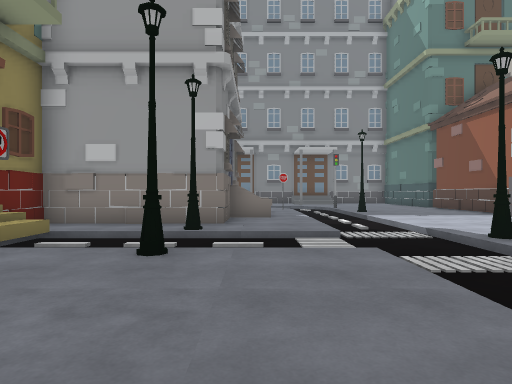
View 1 (above)

24 first-person views from a walk through a Unity game level. The camera is 1.3 m above the floor, looks level and sees 75° across. The floor is counted in squares, 2 m on a side. Each view is taken from the middle of a square. On the plan, view 1 faces up. The plan holds only what a view shows up to about 10 squares ahead; the rest is blank. The place goes on beyond the plan. Some animated figures are left out.

View 2
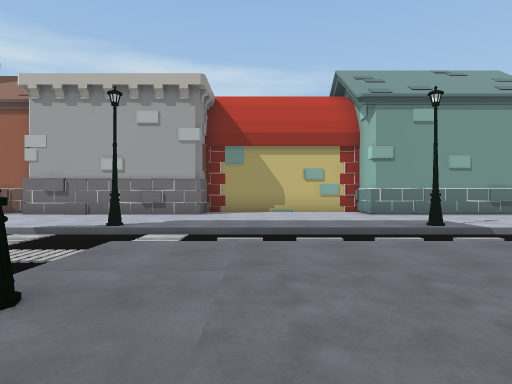

View 3
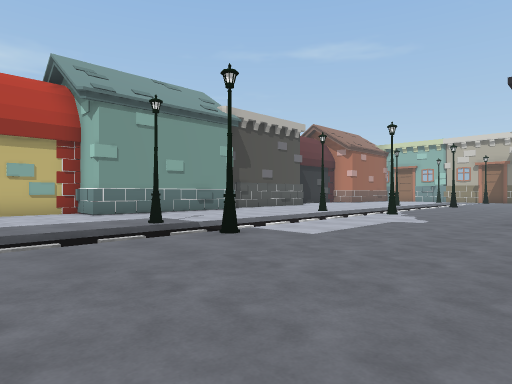

View 4
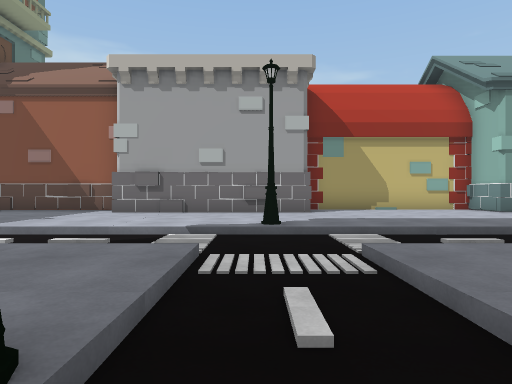

View 5
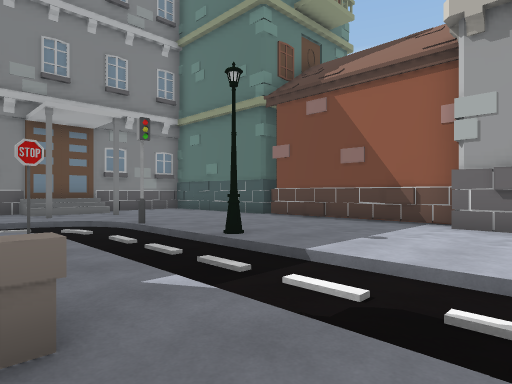

View 6
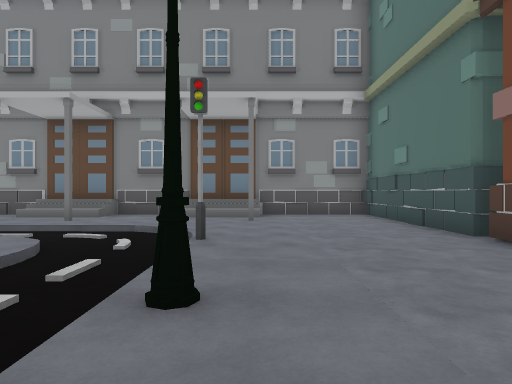

View 7
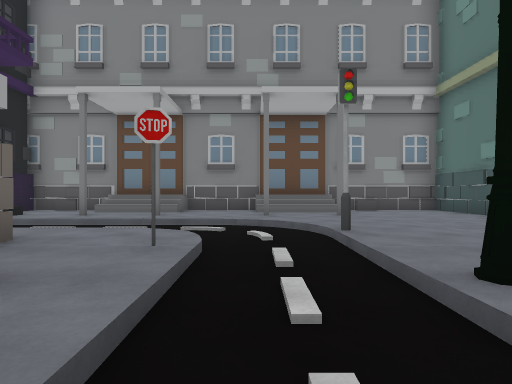

View 8
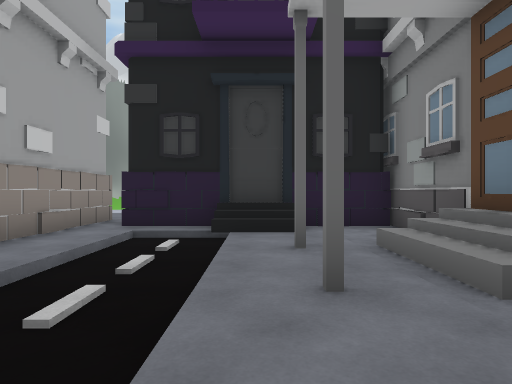

View 9
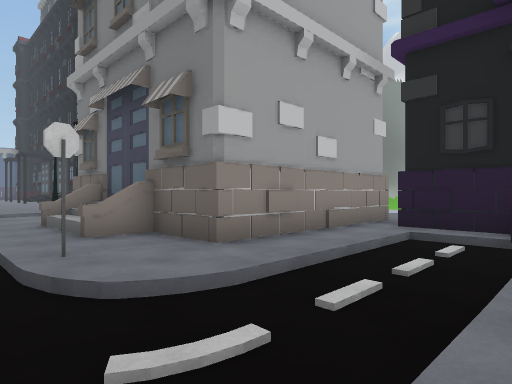

View 10
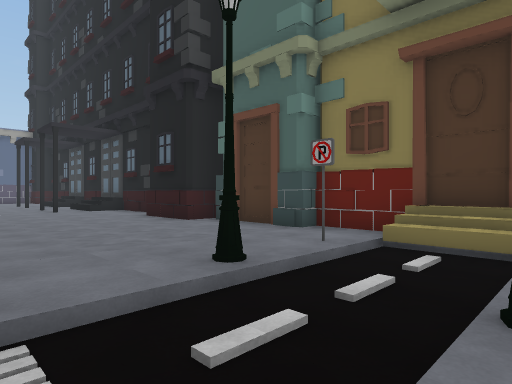

View 11
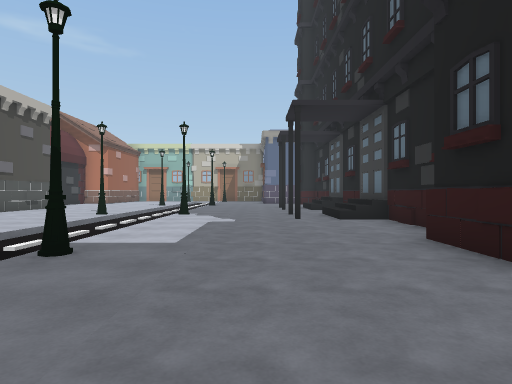

View 12
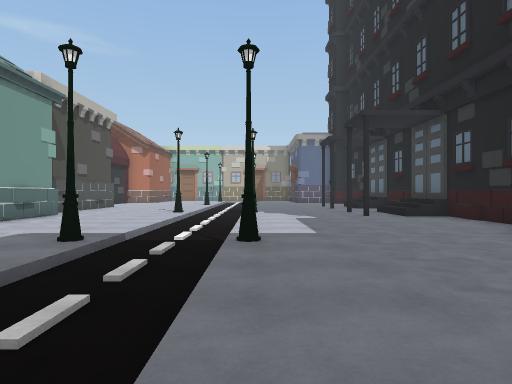

View 13
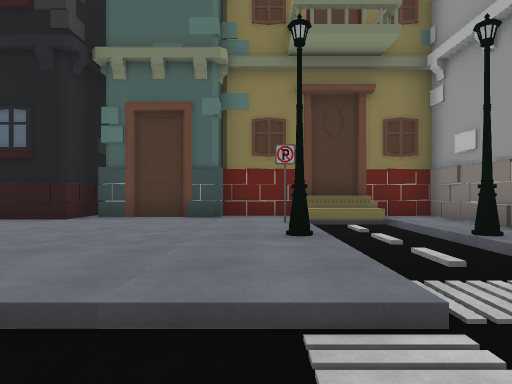

View 14
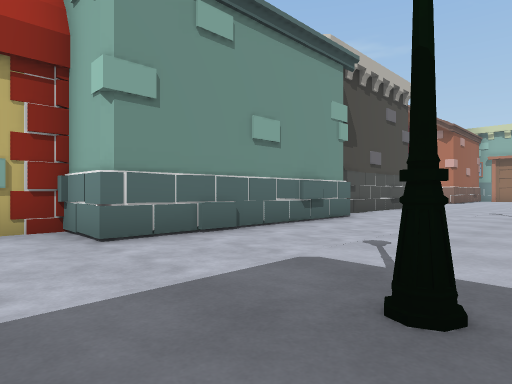

View 15
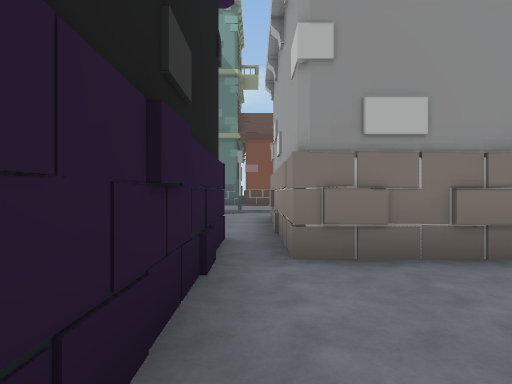

View 16
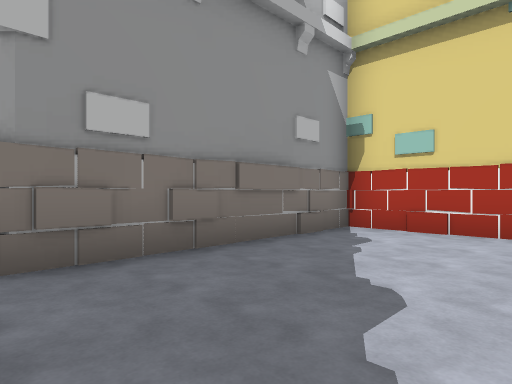

View 17
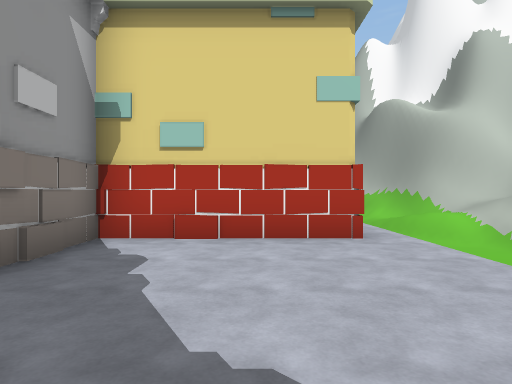

View 18
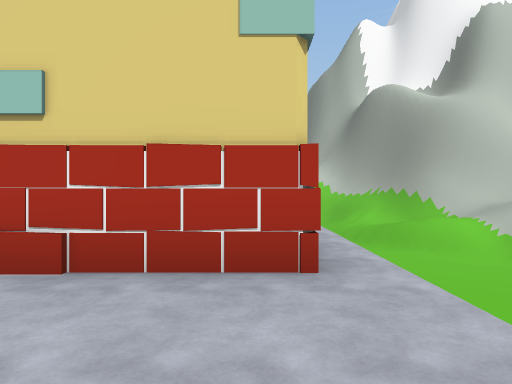

View 19
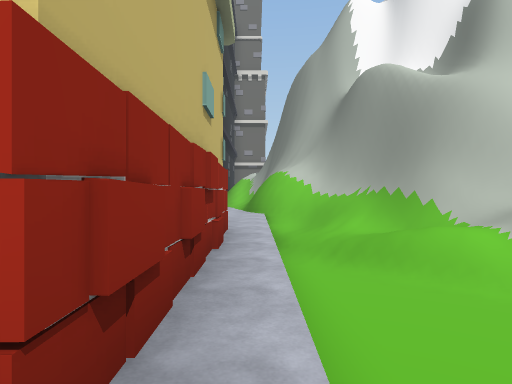

View 20
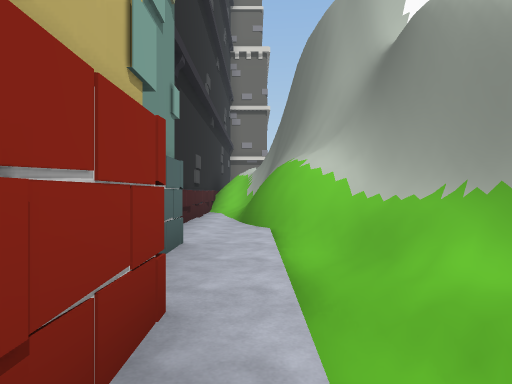

View 21
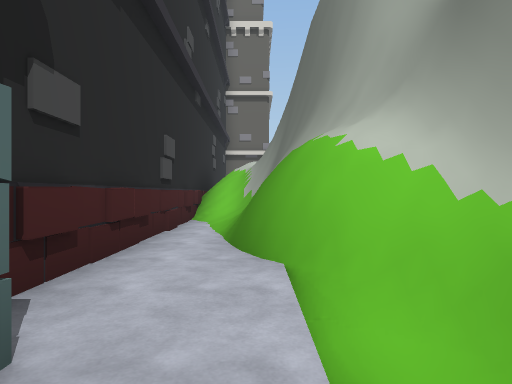

View 22
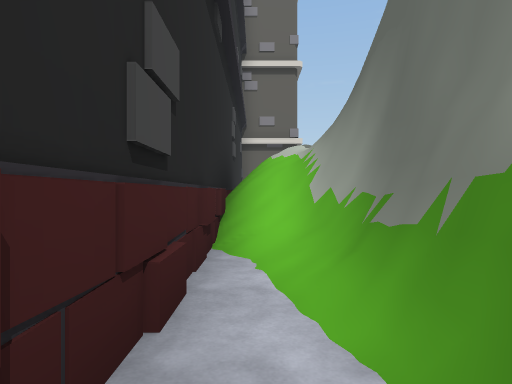

View 23
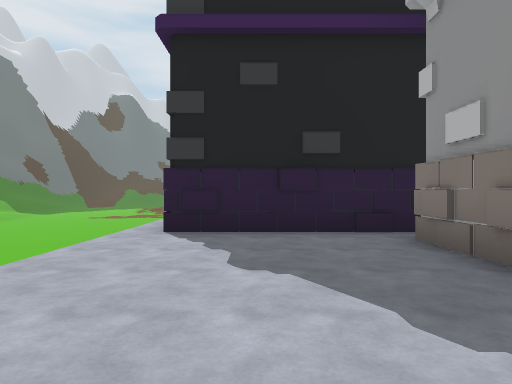

View 24
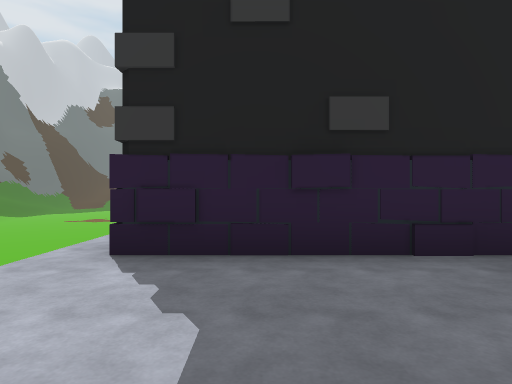

### Floor plan
Key: @ floor where view 1 was taken; # wall or solid block; . main floor; - floor 0.25 m lower than the main floor; / step, stairs or slope; = window, fence, low wall or low ledge; ^ raised ledge; v drop or lower ground; S streetlight; I sign.
Columns run from 13 left of view 1 to 8 right of it. Each row starts with its distance up from view 1.
 20 v
 19 v       #############
 18 v       #..//=.//=..#
 17 v       #..#...#....##
 16 v       #/...........#
 15 v       #.-----/....##
 14 v  .#####.////--#...##
 13    .........../-/....#
 12    ....########-/...^.
 11    ....#    ##.-/S...#
 10    ....#    #//-/...^.
  9    ....##   #//-/....#
  8    .....#   #..-/...##
  7  v .#########..-/...#
  6 vvv.#   #...S..-/...#
  5 vvv.#   #^------SS..#
  4 vvv.#   #^I/S//-/...##
  3 vvv.#   #.I....-/....#
  2 vvv.#   ##.....-/....#
  1 vvv.#    #.....-/....#
  0 #vv.##   #...@.-/....#
 -1 #vv..#  ##.....-SS...#
 -2 ###..#   #....S-SS..##
 -3   ##.#   #.....-/...#
 -4   ##.#   #.....-/...#
 -5   ##.#   #.....-/...#
 -6   ##/#   #/#...-/...#
 -7   ##/#   #/....-/...#
 -8   ##/#   #//..S-SS..#

Positions as (right, up) in squares from view 1, and headings:
1: (0, 0), facing up
2: (-3, 2), facing right
3: (-3, 2), facing down-right
4: (-2, 5), facing right
5: (0, 7), facing up-right
6: (4, 9), facing up
7: (2, 9), facing up
8: (2, 16), facing left
9: (2, 16), facing down-left
10: (1, 6), facing down-left
11: (-1, 2), facing down
12: (1, 3), facing down
13: (3, 3), facing left
14: (3, 0), facing down-right
15: (-9, 13), facing right
16: (-9, 13), facing down-right
17: (-8, 12), facing down
18: (-9, 10), facing down
19: (-10, 8), facing down
20: (-10, 4), facing down
21: (-10, 1), facing down
22: (-9, -3), facing down
23: (-8, 8), facing up
24: (-8, 10), facing up
